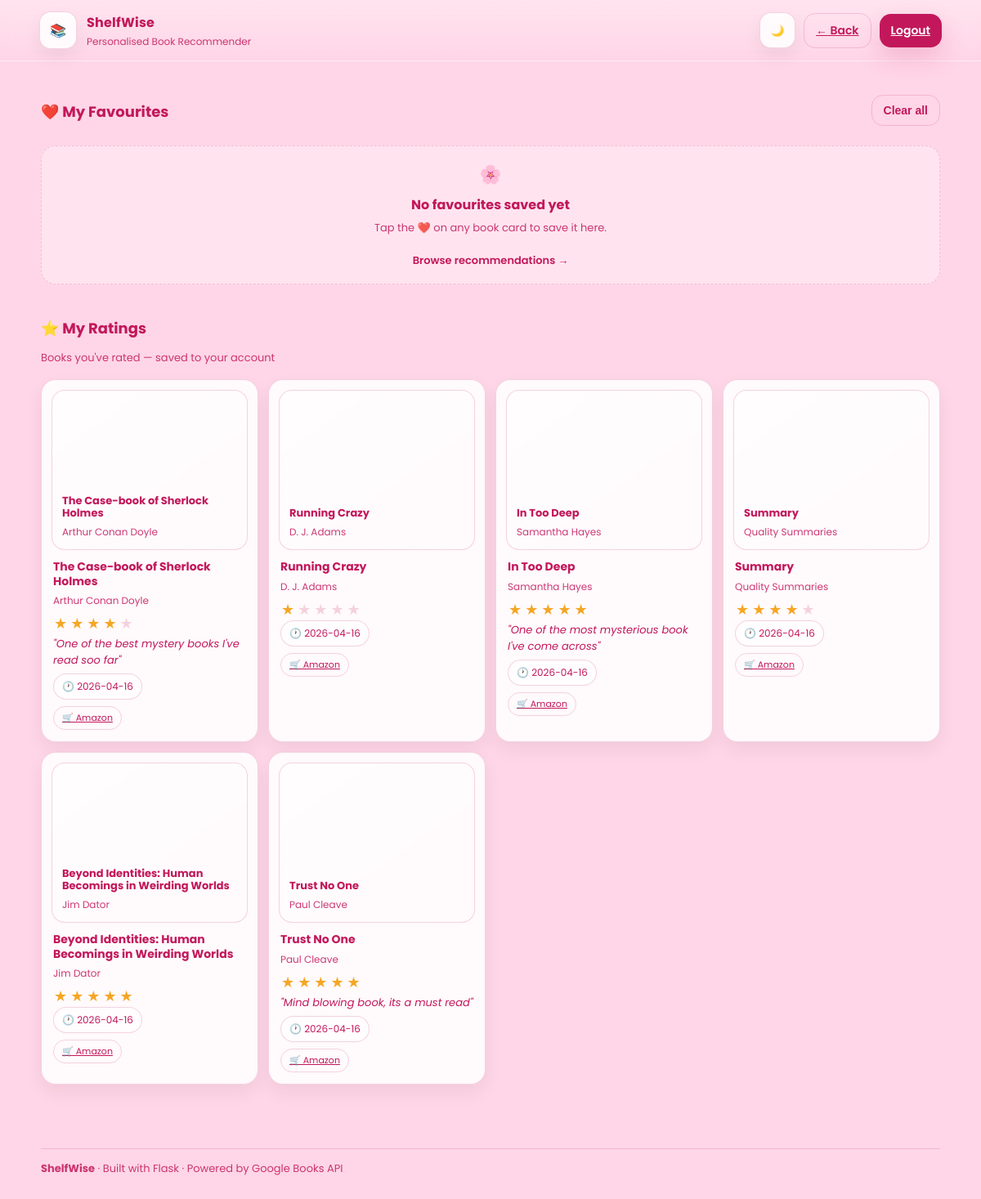
Screenshot of /favourites (signed in) with the database file from the repository.
### tables this page shows
CREATE TABLE user_ratings (
            id INTEGER PRIMARY KEY AUTOINCREMENT,
            user_id INTEGER NOT NULL,
            isbn TEXT NOT NULL,
            book_title TEXT NOT NULL,
            book_author TEXT NOT NULL,
            rating INTEGER NOT NULL,
            rated_at TEXT NOT NULL,
            UNIQUE(user_id, isbn)
        );

CREATE TABLE user_reviews (
            id INTEGER PRIMARY KEY AUTOINCREMENT,
            user_id INTEGER NOT NULL,
            isbn TEXT NOT NULL,
            book_title TEXT NOT NULL,
            book_author TEXT NOT NULL,
            review TEXT NOT NULL,
            created_at TEXT NOT NULL,
            UNIQUE(user_id, isbn)
        );

### app.py (the view)
@app.route("/favourites")
@login_required
def favourites():
    user_id = session["user_id"]
    conn = get_db()
    rated = conn.execute("SELECT isbn, book_title, book_author, rating, rated_at FROM user_ratings WHERE user_id=? ORDER BY rated_at DESC", (user_id,)).fetchall()
    reviews = {r["isbn"]: r["review"] for r in conn.execute("SELECT isbn, review FROM user_reviews WHERE user_id=?", (user_id,)).fetchall()}
    conn.close()
    books = []
    for row in rated:
        buy_link = "https://www.amazon.co.uk/s?k=" + requests.utils.quote(f"{row['book_title']} {row['book_author']}")
        books.append({
            "isbn": row["isbn"],
            "title": row["book_title"],
            "author": row["book_author"],
            "rating": row["rating"],
            "rated_at": row["rated_at"][:10],
            "review": reviews.get(row["isbn"], ""),
            "buy_link": buy_link,
        })
    return render_template("favourites.html",
        user_name=session.get("user_name", "there"),
        user_email=session.get("user_email", ""),
        books=books)

### app.py (called while the page is built)
def get_db():
    conn = sqlite3.connect(DB_PATH)
    conn.row_factory = sqlite3.Row
    return conn

@app.before_request
def setup():
    init_db()

def login_required(f):
    @wraps(f)
    def wrapper(*args, **kwargs):
        if "user_id" not in session:
            flash("Please log in first.", "error")
            return redirect(url_for("login"))
        return f(*args, **kwargs)
    return wrapper

### templates/favourites.html (shortened to what this page needs)
<!doctype html>
<html lang="en" data-theme="pink">
<head>
<link rel="stylesheet" href="{{ url_for('static', filename='style.css') }}">
</head>
<body class="app-page">
<header class="topbar">
  <div class="brand">
    <div class="brand-mark">📚</div>
    <div class="brand-text">
      <div class="brand-title">ShelfWise</div>
      <div class="brand-subtitle">Personalised Book Recommender</div>
    </div>
  </div>
  <div class="topbar-actions">
    <button class="icon-btn" id="themeToggle" aria-label="Toggle theme"><span class="icon">🌙</span></button>
    <a class="btn btn-ghost btn-small" href="{{ url_for('dashboard') }}">← Back</a>
    <a class="btn btn-small" href="{{ url_for('logout') }}">Logout</a>
  </div>
</header>
<main class="container">
  <section class="results">
    <div class="results-head">
      <h2 class="section-title">❤️ My Favourites</h2>
      <button class="btn btn-ghost btn-small" id="clearBtn">Clear all</button>
    </div>
    <div class="empty-state" id="emptyState" style="display:none;">
      <div class="empty-ico">🌸</div>
      <div class="empty-title">No favourites saved yet</div>
      <div class="empty-sub">
        Tap the ❤️ on any book card to save it here.<br><br>
        <a class="auth-link" href="{{ url_for('dashboard') }}">Browse recommendations →</a>
      </div>
    </div>
    {% if books %}
    <div style="margin-top: 40px;">
      <h2 class="section-title">⭐ My Ratings</h2>
      <p class="muted" style="margin-bottom: 16px;">Books you've rated — saved to your account</p>
      <div class="book-grid">
        {% for b in books %}
        <article class="book-card">
          <div class="cover-wrap">
            {% if b.cover_url %}
              <img class="cover-img" src="{{ b.cover_url }}" alt="{{ b.title }}" loading="lazy"/>
            {% else %}
              <div class="cover">
                <div class="cover-title">{{ b.title }}</div>
                <div class="cover-author">{{ b.author }}</div>
              </div>
            {% endif %}
          </div>
          <div class="book-meta">
            <h3 class="book-title">{{ b.title }}</h3>
            <p class="book-author">{{ b.author }}</p>
            <div class="star-row static">
              {% for i in range(1,6) %}
                <span class="star-btn {% if i <= b.rating %}filled{% endif %}">★</span>
              {% endfor %}
            </div>
            {% if b.review %}<p class="review-text">"{{ b.review }}"</p>{% endif %}
            <div class="book-stats"><span class="stat muted">🕐 {{ b.rated_at }}</span></div>
            <div class="card-actions">
              {% if b.buy_link %}
                <a class="card-btn buy-btn" href="{{ b.buy_link }}" target="_blank" rel="noopener">🛒 Amazon</a>
              {% endif %}
            </div>
          </div>
        </article>
        {% endfor %}
      </div>
    </div>
    {% endif %}
  </section>
</main>
<footer class="footer">
  <div class="footer-inner">
<div class="footer-left"><b>ShelfWise</b> · Built with Flask · Powered by Google Books API</div>  </div>
</footer>
</body>
</html>

### rows the page displays
user_ratings: title "The Case-book of Sherlock Holmes", author "Arthur Conan Doyle", title "The Case-book of Sherlock Holmes", author "Arthur Conan Doyle"
user_reviews: review "One of the best mystery books I've read soo far"
user_ratings: title "Running Crazy", author "D. J. Adams", rated_at "2026-04-16"
user_ratings: title "In Too Deep", author "Samantha Hayes", title "In Too Deep", author "Samantha Hayes"
user_reviews: review "One of the most mysterious book I've come across"
user_ratings: title "Summary", author "Quality Summaries", rated_at "2026-04-16"
user_ratings: title "Beyond Identities: Human Becomings in Weirding Worlds", author "Jim Dator", rated_at "2026-04-16"
user_ratings: title "Trust No One", author "Paul Cleave", title "Trust No One", author "Paul Cleave"
user_reviews: review "Mind blowing book, its a must read"

### other values shown
{{ b.rated_at }} "2026-04-16" "2026-04-16" "2026-04-16"
